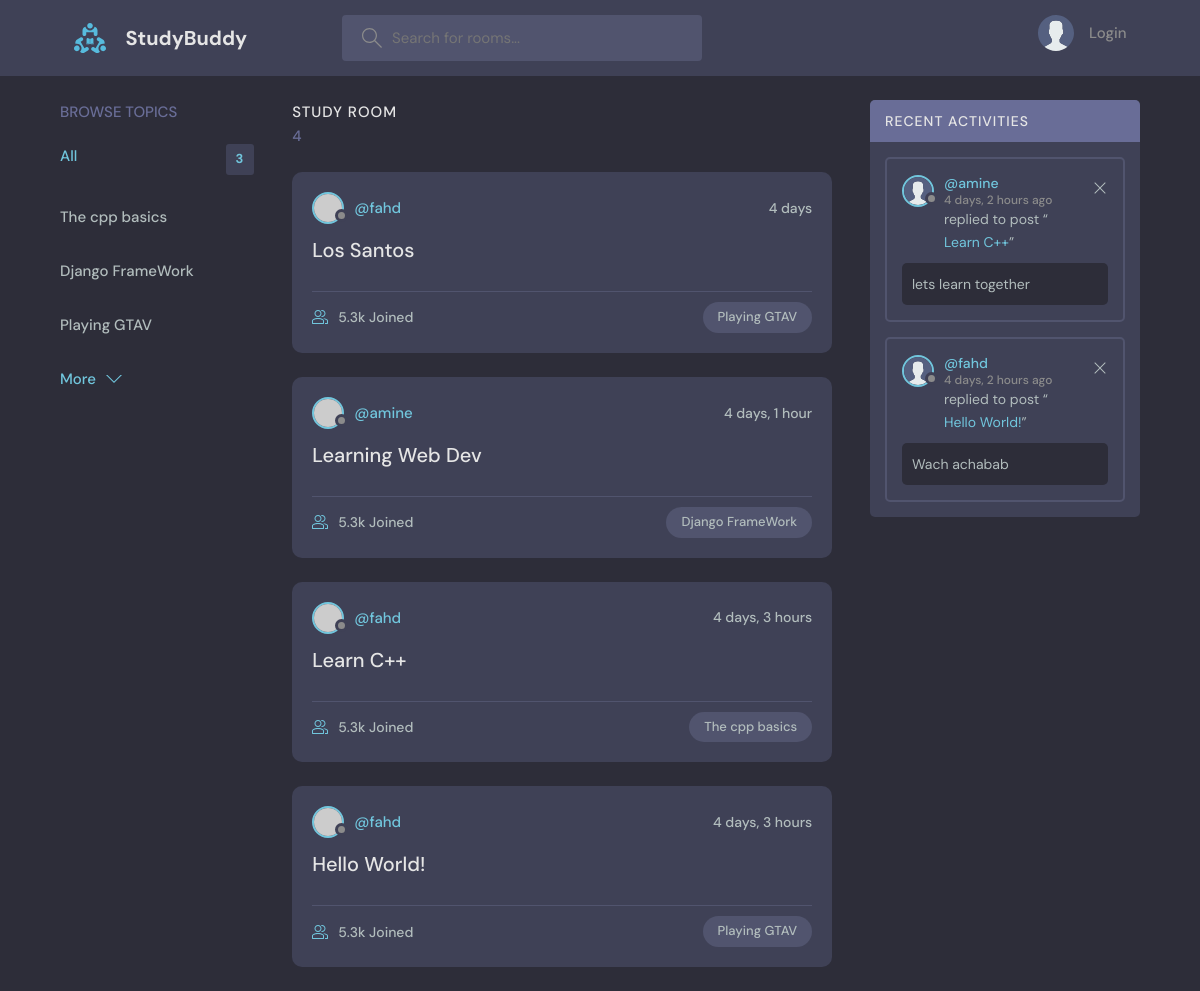
The app's page /, older data.
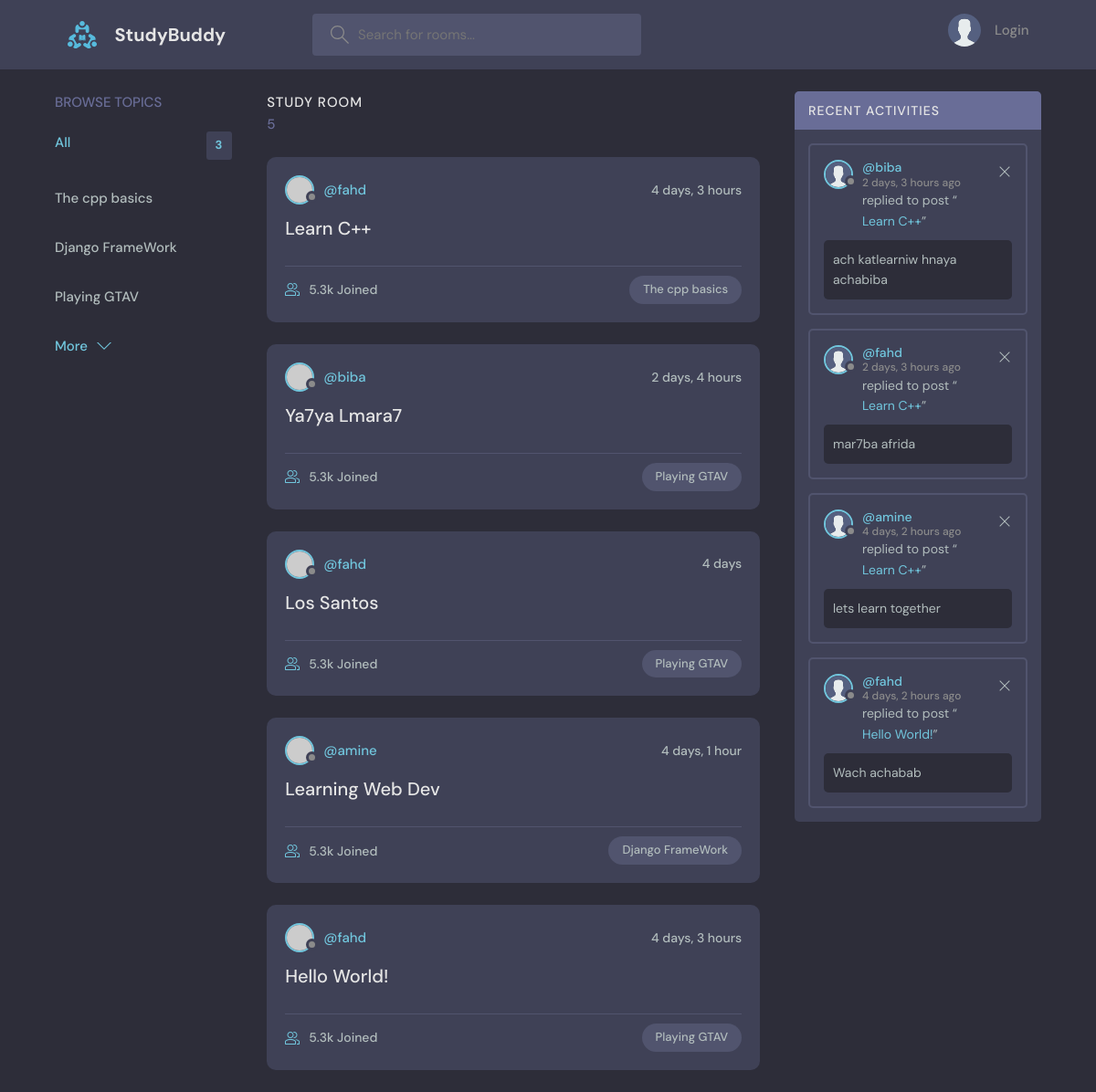
The same page, newer data.
### base/models.py (models this page shows, shortened)
class Topic(models.Model):
    name = models.CharField(max_length=200)

class Room(models.Model):
    members = models.ManyToManyField(User, related_name='members', blank=True)
    host = models.ForeignKey(User, on_delete=models.SET_NULL, null=True)
    topic = models.ForeignKey(Topic, on_delete=models.SET_NULL, null=True)
    name = models.CharField(max_length=200)
    description = models.TextField(null=True, blank=True)
    updated = models.DateTimeField(auto_now=True)
    created = models.DateTimeField(auto_now_add=True)
    def __str__(self):
        return self.name
    class Meta:
        ordering = ['-updated', '-created']

class Message(models.Model):
    user = models.ForeignKey(User ,on_delete=models.CASCADE)
    room = models.ForeignKey(Room, on_delete=models.CASCADE)
    body = models.TextField()
    updated = models.DateTimeField(auto_now=True)
    created = models.DateTimeField(auto_now_add=True)
    def __str__(self):
        r = self.body[0:40]
        if len(self.body) > 40:r+='...'
        return r
    class Meta:
        ordering = ['-updated', '-created']

### base/views.py (the view)
# urls.py: path('', views.home, name='home'),
def home(request):
    q = request.GET.get('q') if request.GET.get('q') != None else ''
    rooms = Room.objects.filter(
        Q(topic__name__icontains=q) |
        Q(name__icontains=q) |
        Q(description__icontains=q)
    )
    topics = Topic.objects.all()
    room_count = rooms.count()
    topic_count = topics.count()
    msgs = Message.objects.filter(Q(room__topic__name__icontains=q))
    context = {'rooms':rooms, 'topics':topics, 'room_count':room_count, 'msgs':msgs, 'topic_count':topic_count}
    return render(request, 'base/home.html', context)

### base/templates/base/home.html (shortened to what this page needs)
{%  extends "main.html" %}
{% load static %}
{% block content %}
    <main class="layout layout--3">
      <div class="container">
        <div class="topics">
          <div class="topics__header">
            <h2>Browse Topics</h2>
          </div>
          <ul class="topics__list">
            <li>
              <a href="{% url 'home' %}" class="active">All <span>{{topic_count}}</span></a>
            </li>
            {% for topic in topics %}
            <li>
              <a href="{% url 'home' %}?q={{topic.name}}">{{topic.name}}</a>
            </li>
            {% endfor %}
          </ul>
          <a class="btn btn--link" href="topics.html">
            More
            <svg version="1.1" xmlns="{% static 'images/icons/chevron-down.svg' %}" width="32" height="32" viewBox="0 0 32 32">
              <title>chevron-down</title>
              <path d="M16 21l-13-13h-3l16 16 16-16h-3l-13 13z"></path>
            </svg>
          </a>
        </div>
        <div class="roomList">
          <div class="roomList__header">
            <div>
              <h2>Study Room</h2>
              <p>{{room_count}}</p>
            </div>
          </div>
          {% for room in rooms %}
          <div class="roomListRoom">
            <div class="roomListRoom__header">
              <a href="{% url 'user-profile' room.host.id %}" class="roomListRoom__author">
                <div class="avatar avatar--small">
                  <img src="https://randomuser.me/api/portraits/women/11.jpg" />
                </div>
                <span>@{{room.host.username}}</span>
              </a>
              <div class="roomListRoom__actions">
                <span>{{room.created|timesince}}</span>
              </div>
            </div>
            <div class="roomListRoom__content">
              <a href="{% url 'room' room.id %}">{{room.name}}</a>
            </div>
            <div class="roomListRoom__meta">
              <a href="{% url 'room' room.id %}" class="roomListRoom__joined">
                5.3k Joined
              </a>
              <p class="roomListRoom__topic">{{room.topic.name}}</p>
            </div>
          </div>
          {% endfor %}
        </div>
        <div class="activities">
          <div class="activities__header">
            <h2>Recent Activities</h2>
          </div>
          {% for msg in msgs %}
          <div class="activities__box">
            <div class="activities__boxHeader roomListRoom__header">
              <a href="{% url 'user-profile' msg.user.id %}" class="roomListRoom__author">
                <div class="avatar avatar--small">
                  <img src="{% static 'images/avatar.svg' %}" />
                </div>
                <p>
                  @{{msg.user}}
                  <span>{{msg.created|timesince}} ago</span>
                </p>
              </a>
              <div class="roomListRoom__actions">
                <a href="#">
                  <svg version="1.1" xmlns="http://www.w3.org/2000/svg" width="32" height="32" viewBox="0 0 32 32">
                    <title>remove</title>
                    <path
                      d="M27.314 6.019l-1.333-1.333-9.98 9.981-9.981-9.981-1.333 1.333 9.981 9.981-9.981 9.98 1.333 1.333 9.981-9.98 9.98 9.98 1.333-1.333-9.98-9.98 9.98-9.981z"
                    ></path>
                  </svg>
                </a>
              </div>
            </div>
            <div class="activities__boxContent">
              <p>replied to post “<a href="{% url 'room' msg.room.id %}?q={{msg.room.name}}">{{msg.room}}</a>”</p>
              <div class="activities__boxRoomContent">
                {{msg}}
              </div>
            </div>
          </div>
          {% endfor %}
      </div>
    </main>
{% endblock content %}

### templates/main.html (shortened to what this page needs)
<!DOCTYPE html>
{% load static %}
<html lang="en">
  <head>
    <link rel="stylesheet" href="{% static 'styles/style.css' %}" />
  </head>
  <body>
    {% include 'navbar.html' %}
    {% block content %}
    {% endblock %}
  </body>
</html>

### templates/navbar.html (shortened to what this page needs)
{% load static %}
<header class="header header--loggedIn">
    <div class="container">
      <a href="{% url 'home' %}" class="header__logo">
        <img src="{% static 'images/logo.svg' %}" />
        <h1>StudyBuddy</h1>
      </a>
      <form class="header__search" method='GET' action="{% url 'home' %}" >
        <label>
          <input name='q' placeholder="Search for rooms..." />
        </label>
      </form>
      <nav class="header__menu">
        {% if request.user.is_authenticated %}
        <div class="header__user">
          <a href="profile.html">
            <div class="avatar avatar--medium active">
              <img src="{% static 'images/avatar.svg' %}" />
            </div>
            <p>{{request.user}} <span>@{{request.user.username}}</span></p>
          </a>
          <button class="dropdown-button">
            <svg version="1.1" xmlns="http://www.w3.org/2000/svg" width="32" height="32" viewBox="0 0 32 32">
              <title>chevron-down</title>
              <path d="M16 21l-13-13h-3l16 16 16-16h-3l-13 13z"></path>
            </svg>
          </button>
        </div>
        {% else %}
        <a href="{% url 'login' %}">
          <img src="./assets/avatar.svg" />
          <p>Login</p>
        </a>
        {% endif %}
      </nav>
    </div>
  </header>

Row changes from the older to the newer data that the page shows:
changed Room "Learn C++": moves up the list
added Room: host.username "biba", created "2 days, 4 hours", name "Ya7ya Lmara7", topic.name "Playing GTAV"
added Message: user "biba", created "2 days, 3 hours", room "Learn C++", body "ach katlearniw hnaya achabiba"
added Message: user "fahd", created "2 days, 3 hours", room "Learn C++", body "mar7ba afrida"
Text that changed along with them:
{{ room_count }}: "4" → "5"
